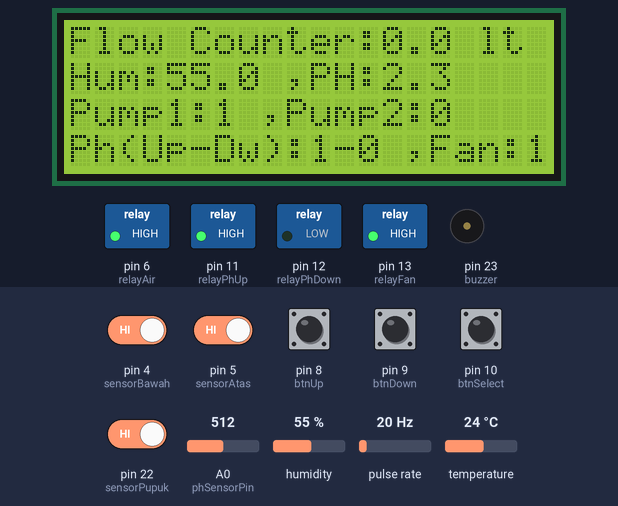
Recording of a sketch running on a simulated Arduino Mega 2560, built with avr-gcc and run on an emulated ATmega2560. On the bench: 20×4 character LCD, switched loads named in the sketch (green lamp = pin HIGH), buzzer (waves = sounding, pin HIGH). Wiring (inferred from the names in the program): pulse sensor: data pin 2. The test bench sets the inputs (shaded band); at power-on: pin 4 (sensorBawah), pin 5 (sensorAtas), pin 8 (btnUp), pin 9 (btnDown), pin 10 (btnSelect), pin 22 (sensorPupuk) HIGH, humidity 55 %, A0 (phSensorPin) = 512, pulse rate 20 Hz, temperature 24 °C. Pins used as bus, display or sensor lines are not drawn; what the sketch prints to the serial monitor is not drawn.

Above: at 1.2 s.
1.3 s: pin 10 (btnSelect) pulled LOW for 1 s
At 3.5 s:
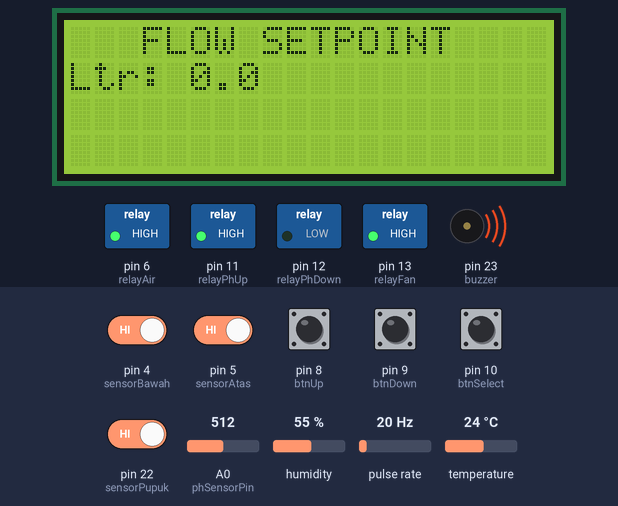
11.6 s: pin 10 (btnSelect) pulled LOW for 0.15 s
At 12.5 s:
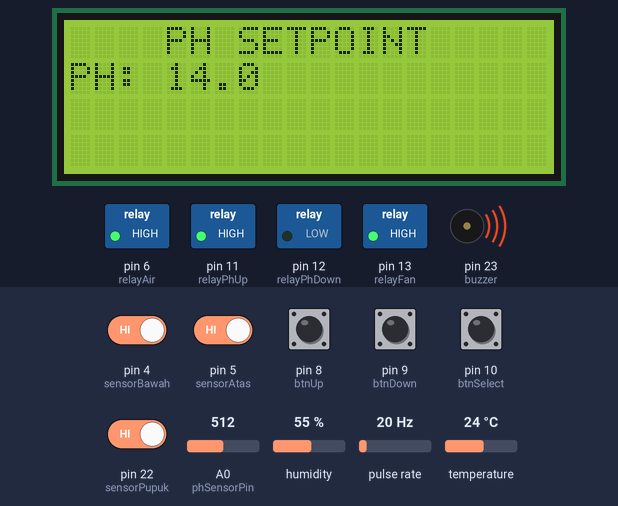
15.7 s: humidity set to 52 %
17.2 s: humidity set to 49 %
At 20.0 s:
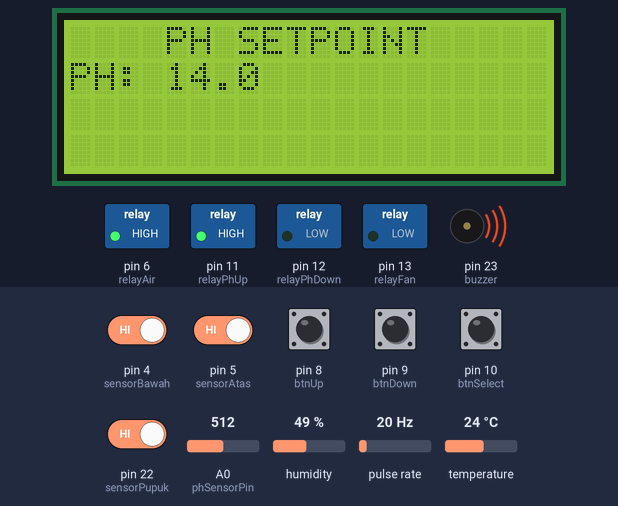
21.7 s: pin 10 (btnSelect) pulled LOW for 0.15 s
At 23.0 s:
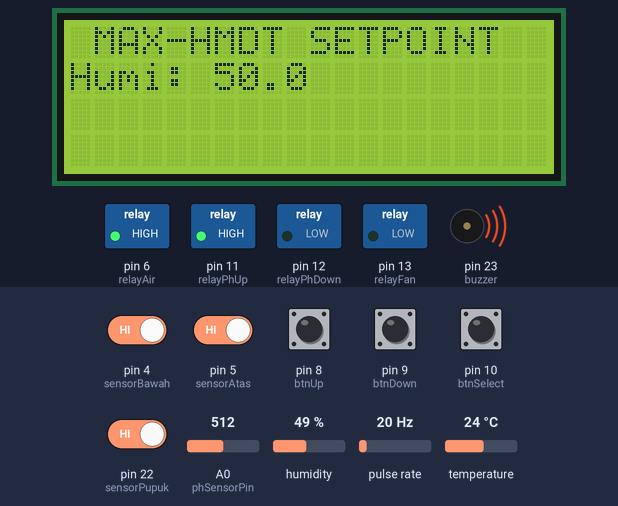
Timing chart, 0 to 27.2 s (numbered marks = the images above; inputs shaded):
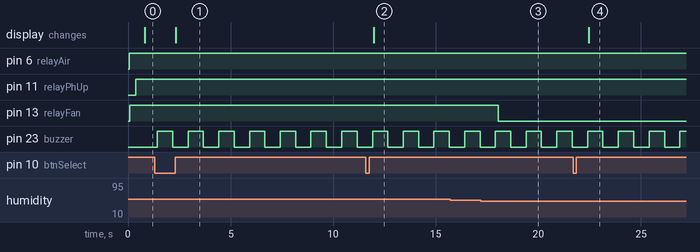

Measured:
- the behaviour switches between 51 and 50 % on humidity (found by bisection; images 2 and 3)
- after the input at 1.3 s, the display: changes after 1.0 s (image 1)
- after the input at 11.6 s, the display: changes after 0.38 s (image 2)
- after the input at 17.2 s, pin 13 (relayFan): HIGH → LOW after 0.85 s
- after the input at 21.7 s, the display: changes after 0.77 s (image 4)
- by itself, pin 23 (buzzer): alternates HIGH for 0.75 s and LOW for 0.75 s

The sketch:

FlowControl.ino
```cpp
/*
 * Program flow control untuk pengisian pupuk cair per galon
 */
#include <LiquidCrystal_I2C.h>
#include <DHT.h>
/*
 * Sensor PH pin
 */
float PH_CALIBRATION_VALUE = 21.34;
#define phSensorPin A0
/*
 * Pin sensor DHT
 */
#define dhtPin 3
#define DHTTYPE DHT22
DHT dht(dhtPin, DHTTYPE);
/*
 * Sesuai dengan spesififkasi sensor
 */
#define pulsePerLiter 450
/*
 * Pin sensor flow yang diletakkan pada pipa pupuk
 */
#define flowSensor 2
/*
 * Pin sensor yang diletakkan di tabung air
 */
#define sensorBawah 4
#define sensorAtas 5
/*
 * Pin relay yang digunakan untuk menyalakan pompa
 */
#define relayAir 6
#define relayPupuk 7
/*
 * Pin button yang digunakan untuk setting setpoint, konfigurasi INPUT_PULLUP
 */
#define btnUp 8
#define btnDown 9
#define btnSelect 10
/*
 * Relay PH up down dan exhaust Fan
 */
#define relayPhUp 11
#define relayPhDown 12
#define relayFan 13
/*
 * Sensor Pupuk dan Buzzer
 */
#define sensorPupuk 22
#define buzzer 23
bool state;
/*
 * Settingan default relay dan sensor atas bawah
 * 1. jika relay on harus dikasih logic 0 maka nilai RELAY_ON adalah 0
 * 2. jika sensor float yang digunakan aktif memberi nilai 0 maka nilai SENSOR_AKTIF adalah 0
 *
 */
#define RELAY_ON 1
#define RELAY_OFF !RELAY_ON
/*
 * Objek lcd i2c
 */
LiquidCrystal_I2C lcd(0x27, 20, 4);
/*
 * Penghitung pulse yang didapat dari flow control
 */
volatile uint32_t pulse = 0;
void countPulse(){
  pulse++;
}
/*
 * Menu
 * 0 monitoring
 * 1 setting flow setpoint
 * 2 setting ph setpoint
 * 3 setting temp setpoint
 */
uint8_t menu = 0;
/*
 * Update lcd setiap 500 ms sekali
 */
#define TREFRESH 500
unsigned long tRefresh = 0;
/*
 * Pencimpan debounce button
 */
#define TBUTTON 1000
unsigned long tButton = 0;
/*
 * Buffer untuk menyimpan text untuk ditampilkan
 */
char txtBuffer[21];
char floatString[6];
/*
 * Variable penyimpan nilai flow referensi dan aktualnya
 * masukkan sensor ph di pin A0
 */
float flowRef = 0;
float flowAct = 0;
#define MAX_FLOW_REF 4
#define MIN_FLOW_REF 0
/*
 * Variable penyimpan nilai tegangan sensor PH dan nilai PH
 */
float phVoltage;
float phValue;
float phRef = 14; // set phReferensi default
#define MAX_PH_REF 100
#define MIN_PH_REF 0
/*
 * Variable peyimpan nilai humidity dan Temperatur
 */
float humidity = 0;
float humidityRef = 50;
#define MAX_HUMI_REF 100
#define MIN_HUMI_REF 0
float temperature;
float temperatureMax = 30;
#define MAX_TEMP_REF 100
#define MIN_TEMP_REF 0

void setup() {
  Serial.begin(115200);
  Serial.println("Mulai program");

  lcd.begin();
  lcd.clear();
  lcd.backlight();

  dht.begin();

  pinMode(sensorBawah, INPUT_PULLUP);
  pinMode(sensorAtas, INPUT_PULLUP);
  pinMode(sensorPupuk, INPUT_PULLUP);

  pinMode(btnUp, INPUT_PULLUP);
  pinMode(btnDown, INPUT_PULLUP);
  pinMode(btnSelect, INPUT_PULLUP);

  pinMode(relayAir, OUTPUT);
  pinMode(relayPupuk, OUTPUT);
  pinMode(relayPhUp, OUTPUT);
  pinMode(relayPhDown, OUTPUT);
  pinMode(relayFan, OUTPUT);
  pinMode(buzzer, OUTPUT);

  attachInterrupt(digitalPinToInterrupt(flowSensor), countPulse, FALLING);

  digitalWrite(relayAir, RELAY_OFF);
  digitalWrite(relayPupuk, RELAY_OFF);
}

void loop() {
  /*
   * Cek pemencetan tombol
   */
  if(isBtnUp() && (unsigned long) millis()-tButton >= TBUTTON){
    switch(menu){
      case 1: if(flowRef < MAX_FLOW_REF) flowRef += 1.0; break;
      case 2: if(phRef < MAX_PH_REF) phRef += 1.0; break;
//      case 3: if(temperatureMax < MAX_TEMP_REF) temperatureMax += 1.0; break;
      case 3: if(humidityRef < MAX_HUMI_REF) humidityRef += 1.0; break;
      case 4: PH_CALIBRATION_VALUE += 0.01; break;
    }
    tButton = millis();
  }
  if(isBtnDown() && (unsigned long) millis()-tButton >= TBUTTON){
    switch(menu){
      case 1: if(flowRef > MIN_FLOW_REF) flowRef -= 1.0; break;
      case 2: if(phRef > MIN_PH_REF) phRef -= 1.0; break;
//      case 3: if(temperatureMax > MIN_TEMP_REF) temperatureMax -= 1.0; break;
      case 3: if(humidityRef > MIN_HUMI_REF) humidityRef -= 1.0; break;
      case 4: PH_CALIBRATION_VALUE -= 0.01; break;
    }
    tButton = millis();
  }
  if(isBtnSelect() && (unsigned long) millis()-tButton >= TBUTTON){
    if(++menu > 4) menu = 0;
    tButton = millis();
  }
  /*
   * Cek kondisi sensor float
   */
  if(digitalRead(sensorBawah) == 1){
    digitalWrite(relayAir, RELAY_ON);
    digitalWrite(relayPupuk, RELAY_ON);
    pulse = 0; // setiap pembukaan pompa baru, reset nilai sensor flow ke 0
  }
  if(digitalRead(sensorAtas) == 0){
    digitalWrite(relayAir, RELAY_OFF); // pompa air dimatikan berdasarkan sensor atas
  }
  /*
   * Cek selalu kondisi apakah flow pupuk sudah sama atau malah lebih
   * kalau sudah sama atau lebih langsung matikan
   */
  flowAct = (1.0 * pulse / pulsePerLiter);
  if(flowAct >= flowRef){
    digitalWrite(relayPupuk, RELAY_OFF); // pompa pupuk dimatikan berdasarkan jumlah liter
  }
  /*
   * Cek nilai temperature dari sensor DHT
   */
  temperature = dht.readTemperature();
  humidity = dht.readHumidity();
//  if(temperature > temperatureMax){
//    digitalWrite(relayFan, RELAY_ON);
//  } else {
//    digitalWrite(relayFan, RELAY_OFF);
//  }
  if(humidity > humidityRef){
    digitalWrite(relayFan, RELAY_ON);
  } else {
    digitalWrite(relayFan, RELAY_OFF);
  }
  /*
   * Cek nilai PH
   */
  // sampling
  int buffer_arr[10] = { 0 };
  int temp = 0;
  for(uint8_t i=0; i<10; i++){
    buffer_arr[i] = analogRead(phSensorPin);
    delay(30);
  }
  // sorting
  for(uint8_t i=0; i<9; i++){
    for(uint8_t j=0; j<10; j++){
      if(buffer_arr[i]>buffer_arr[j]){
        temp = buffer_arr[i];
        buffer_arr[i] = buffer_arr[j];
        buffer_arr[j] = temp;
      }
    }
  }
  // calculate average 6 centre analog values
  int avgval = 0;
  for(uint8_t i=0; i<8; i++){
    avgval += buffer_arr[i];
    phVoltage = (float) avgval* 5.0/1024/6;
    phValue = (-5.70 * phVoltage) + PH_CALIBRATION_VALUE;
  }
  if(phValue < phRef - 1) digitalWrite(relayPhUp, RELAY_ON);
  if(phValue >= phRef) digitalWrite(relayPhUp, RELAY_OFF);
  if(phValue > phRef + 1) digitalWrite(relayPhDown, RELAY_ON);
  if(phValue <= phRef) digitalWrite(relayPhDown, RELAY_OFF);
  /*
   * Tampilkan kepada operator
   *
   * dan taruh status pupuk ke buzzer di bagian ini
   */
  if((unsigned long) millis()-tRefresh >= TREFRESH){
    Serial.println("Program berjalan");

    // jika sensor pupuk terdeteksi habis, bunyikan alarm melalui buzzer
    if(digitalRead(sensorPupuk) == 1){
      digitalWrite(buzzer, state);
      state = !state;
    } else {
      digitalWrite(buzzer, 0);
    }

    switch(menu){
      case 0: vMonitoring(); break;
      case 1: vSettingFlow(); break;
      case 2: vSettingPh(); break;
      case 3: vSettingHumi(); break;
      case 4: vKalibrasiPh(); break;
    }
    tRefresh = millis();
  }
}

void vMonitoring(){
  dtostrf(flowAct,3,1,floatString);
  sprintf(txtBuffer, "Flow Counter:%s lt", floatString);
  lcdLine(1, txtBuffer);

  char humiStr[7] = {0};
  humidity = constrain(humidity,-999,9999);
  phValue = constrain(phValue,-99,999);

  dtostrf(humidity,4,1,humiStr);
  dtostrf(phValue,3,1,floatString);
  sprintf(txtBuffer, "Hum:%s ,PH:%s", humiStr, floatString);
  lcdLine(2, txtBuffer);

  sprintf(txtBuffer, "Pump1:%d ,Pump2:%d ", (digitalRead(relayAir) == RELAY_ON ? 1:0), (digitalRead(relayPupuk) == RELAY_ON ? 1:0));
  lcdLine(3, txtBuffer);

  sprintf(txtBuffer, "Ph(Up-Dw):%d-%d ,Fan:%d", (digitalRead(relayPhUp) == RELAY_ON ? 1:0), (digitalRead(relayPhDown) == RELAY_ON ? 1:0), (digitalRead(relayFan) == RELAY_ON ? 1:0));
  lcdLine(4, txtBuffer);
}

void vSettingFlow(){
  lcdLine(1, "   FLOW SETPOINT    ");

  dtostrf(flowRef,3,1,floatString);
  sprintf(txtBuffer, "Ltr: %s", floatString);
  lcdLine(2, txtBuffer);
  lcdLine(3, "                    ");
  lcdLine(4, "                    ");
}

void vSettingTemp(){
  lcdLine(1, " MAX-TEMP SETPOINT  ");

  dtostrf(temperatureMax,3,1,floatString);
  sprintf(txtBuffer, "Temp: %s", floatString);
  lcdLine(2, txtBuffer);
  lcdLine(3, "                    ");
  lcdLine(4, "                    ");
}

void vSettingHumi(){
  lcdLine(1, " MAX-HMDT SETPOINT  ");

  dtostrf(humidityRef,3,1,floatString);
  sprintf(txtBuffer, "Humi: %s", floatString);
  lcdLine(2, txtBuffer);
  lcdLine(3, "                    ");
  lcdLine(4, "                    ");
}

void vSettingPh(){
  lcdLine(1, "    PH SETPOINT     ");

  dtostrf(phRef,3,1,floatString);
  sprintf(txtBuffer, "PH: %s", floatString);
  lcdLine(2, txtBuffer);
  lcdLine(3, "                    ");
  lcdLine(4, "                    ");
}

void vKalibrasiPh(){
  lcdLine(1, "PH CALIBRATION VALUE");

  char f1[7];
  dtostrf(PH_CALIBRATION_VALUE,3,2,f1);
  sprintf(txtBuffer, "PCV: %s:", f1);
  lcdLine(2, txtBuffer);
  lcdLine(3, "  PH CURRENT VALUE  ");
  dtostrf(phValue,4,1,f1);
  sprintf(txtBuffer, "PH: %s", f1);
  lcdLine(4, txtBuffer);
}

#define MAX_DETECT 20
#define MIN_DETECT 15
bool isBtnUp(){
  uint8_t cnt = 0;
  for(uint8_t i=0; i<MAX_DETECT; i++){
    if(digitalRead(btnUp) == 0) cnt++;
    delayMicroseconds(10);
  }
  if(cnt > MIN_DETECT) return true;
  return false;
}
bool isBtnDown(){
  uint8_t cnt = 0;
  for(uint8_t i=0; i<MAX_DETECT; i++){
    if(digitalRead(btnDown) == 0) cnt++;
    delayMicroseconds(10);
  }
  if(cnt > MIN_DETECT) return true;
  return false;
}
bool isBtnSelect(){
  uint8_t cnt = 0;
  for(uint8_t i=0; i<MAX_DETECT; i++){
    if(digitalRead(btnSelect) == 0) cnt++;
    delayMicroseconds(10);
  }
  if(cnt > MIN_DETECT) return true;
  return false;
}

void lcdLine(uint8_t line, char* text){
  lcd.setCursor(0, line-1);
  lcd.print("                    ");
  lcd.setCursor(0, line-1);
  lcd.print(text);
}
```
